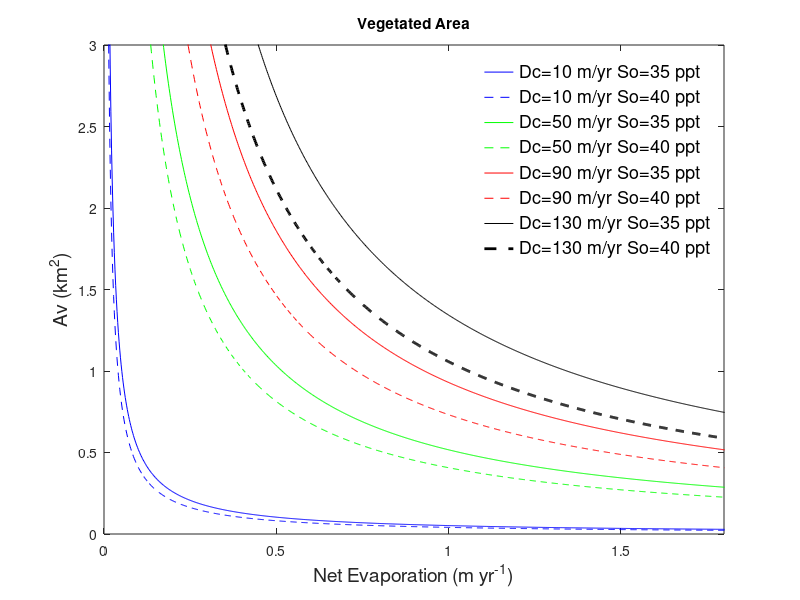

Write MATLAB code to recreate this figure.
%% input parameters for PDE
D=5; %Diffusivity m^2/yr
Da=50;
Db=90;
Dc=130; %Different diffusion values
Sc=82; %Salinity concentration at tree death. (Cintron et al 1978) (ppt)
So=35;% (ppt ocean salinity average)
Sos=45; %Second Ocean salinity value
ETnet=linspace(0.01,2,1001); %m/yr
b=1 %conversion factor


% for i=1:n
Av=((Sc-So)*2*pi*D)./(ETnet)*(35*b);
Ava=((Sc-Sos)*2*pi*D)./(ETnet)*(35*b);

Avb=((Sc-So)*2*pi*Da)./(ETnet)*(35*b);
Avc=((Sc-Sos)*2*pi*Da)./(ETnet)*(35*b);

Avd=((Sc-So)*2*pi*Db)./(ETnet)*(35*b);
Ave=((Sc-Sos)*2*pi*Db)./(ETnet)*(35*b);

Avf=((Sc-So)*2*pi*Dc)./(ETnet)*(35*b);
Avg=((Sc-Sos)*2*pi*Dc)./(ETnet)*(35*b);
% end
%px= [0.8451 0.8457 .6405 .6405 .8559 .8559 .1426 .5072 .7242 .7242 .7242 .7242 .7242 .7242 1.0443 1.4904 1.4904 .7234 .6225 1.4067 1.4067 .7242 .7242 1.0654 .5543 .5543 1.4067 1.0078 1.0078];
%py= [8487 7174 17014 23700 67701 85012 2979571 1197621 296857 29122 241064 112319 77645 35737 579468 161227 366635 1293025 42603 136350 544291 252404 75396 120650 106110 74044 737302 195762 62553];

%px= [.8451 .8451 .6405 .6405 .8559 .8559 .1426 .5076 .7242 .7242 .7242 .7242 .7242 .7242 .0328 1.0443 .0328 1.4904 1.4904 .7234 .6225]; 
%py= [8487 7174 17014 23700 67701 85012 2979571 1197621 295857 29122 241064 112319 77645 35737 116179 579468 677416 161227 366635 1293025 42603]; 
%px = [.1741 .7217 .7391 .5925 .5864 .7582 .7569 .1855 .1855 .1541 .7591 .9908 .9592 .9908 .9908 .9908 .9908 .4115 1.6703 .4115 1.4122 1.4122 .9074 .9592];% -47.88 -47.67 -51.57 -51.57 -7.67];
%py = [27650 8487 7174 17014 23700 67701 85012 9217.9 10824.5 2979571 1197621 295857 29122 241064 112319 77654 35737 116179 579468 677416 161227 366635 1293025 2578];% 73078 170271 94668 116199 335447];   


figure (1)
plot(ETnet,Av*10^-6,'b',ETnet,Ava*10^-6,'b--',ETnet,Avb*10^-6,'g',ETnet,Avc*10^-6,'g--',ETnet,Avd*10^-6,'r',ETnet,Ave*10^-6,'r--',ETnet,Avf*10^-6,'k',ETnet,Avg*10^-6,'k--','linewidth',2)

%plot(ETnet,Av*10^-6,'b',ETnet,Ava*10^-6,'b--',ETnet,Avb*10^-6,'g',ETnet,Avc*10^-6,'g--',ETnet,Avd*10^-6,'r',ETnet,Ave*10^-6,'r--',ETnet,Avf*10^-6,'k',ETnet,Avg*10^-6,'k--',px,py*10^-6,'ko')

%loglog(ETnet,Av,'r')
figure(1)
hold on

xlabel('Net Evaporation (m yr^-^1)','FontSize',14)
 ylabel('Av (km^2)','FontSize',14)
 title('Vegetated Area')
h= legend('Dc=10 m/yr So=35 ppt','Dc=10 m/yr So=40 ppt','Dc=50 m/yr So=35 ppt','Dc=50 m/yr So=40 ppt','Dc=90 m/yr So=35 ppt','Dc=90 m/yr So=40 ppt','Dc=130 m/yr So=35 ppt','Dc=130 m/yr So=40 ppt')
set(h,'FontSize',13)
legend boxoff
 axis([0 1.8 0 3])